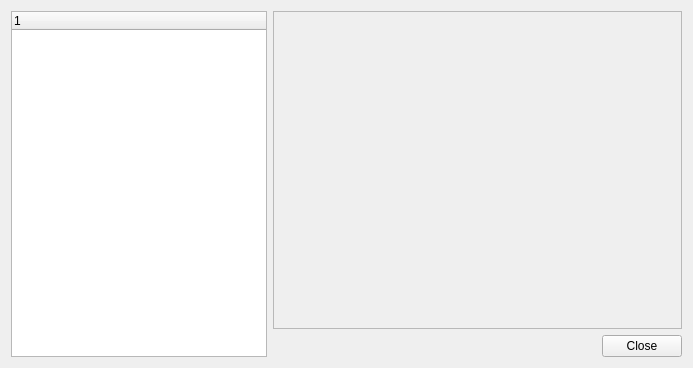
<?xml version="1.0" encoding="UTF-8"?>
<ui version="4.0">
 <class>Help</class>
 <widget class="QWidget" name="Help">
  <property name="geometry">
   <rect>
    <x>0</x>
    <y>0</y>
    <width>693</width>
    <height>368</height>
   </rect>
  </property>
  <property name="windowTitle">
   <string>Form</string>
  </property>
  <layout class="QGridLayout" name="gridLayout_4">
   <item row="0" column="0">
    <layout class="QGridLayout" name="gridLayout_3">
     <item row="0" column="0">
      <widget class="QTreeWidget" name="treeWidget">
       <property name="sizePolicy">
        <sizepolicy hsizetype="Fixed" vsizetype="Preferred">
         <horstretch>0</horstretch>
         <verstretch>0</verstretch>
        </sizepolicy>
       </property>
       <property name="lineWidth">
        <number>1</number>
       </property>
       <property name="rootIsDecorated">
        <bool>true</bool>
       </property>
       <property name="animated">
        <bool>false</bool>
       </property>
       <column>
        <property name="text">
         <string notr="true">1</string>
        </property>
       </column>
      </widget>
     </item>
    </layout>
   </item>
   <item row="0" column="1">
    <layout class="QGridLayout" name="gridLayout">
     <item row="1" column="1">
      <widget class="QPushButton" name="pushButton">
       <property name="text">
        <string>Close</string>
       </property>
      </widget>
     </item>
     <item row="1" column="0">
      <spacer name="horizontalSpacer">
       <property name="orientation">
        <enum>Qt::Horizontal</enum>
       </property>
       <property name="sizeHint" stdset="0">
        <size>
         <width>40</width>
         <height>20</height>
        </size>
       </property>
      </spacer>
     </item>
     <item row="0" column="0" colspan="2">
      <widget class="QScrollArea" name="scrollArea">
       <property name="sizePolicy">
        <sizepolicy hsizetype="Minimum" vsizetype="Ignored">
         <horstretch>0</horstretch>
         <verstretch>0</verstretch>
        </sizepolicy>
       </property>
       <property name="widgetResizable">
        <bool>true</bool>
       </property>
       <widget class="QWidget" name="scrollAreaWidgetContents">
        <property name="geometry">
         <rect>
          <x>0</x>
          <y>0</y>
          <width>407</width>
          <height>317</height>
         </rect>
        </property>
        <layout class="QGridLayout" name="gridLayout_2">
         <item row="0" column="0">
          <widget class="QLabel" name="text">
           <property name="text">
            <string/>
           </property>
          </widget>
         </item>
        </layout>
       </widget>
      </widget>
     </item>
    </layout>
   </item>
  </layout>
 </widget>
 <resources/>
 <connections/>
</ui>
